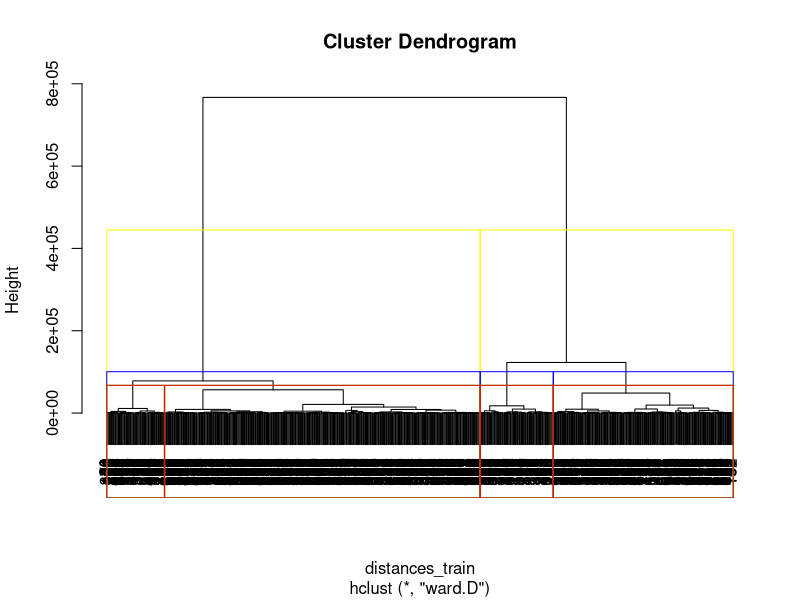

R code for this plot:
library(dplyr)

setwd("~/Documents/MSS/Personales/GitRepos/KSchool_dataScienceMaster/kschool/week13/Aprendizaje no Supervisado")

quality = read.table("data/quality_clean.csv",header=TRUE, sep=",")

str(quality)

quality <- quality %>% 
  select (-SpeechRatio.................)

quality_train <- quality %>% 
  filter(stage=="train") 

str(quality_train)
summary(quality_train)

apply(quality_train, 2, function(x) any(is.infinite(x)))

distances_train = dist(quality_train[5:13], method = "euclidean")


clusterTrain = hclust(distances_train, method = "ward.D")

dev.off()
plot(clusterTrain)

rect.hclust(clusterTrain, k=2, border="yellow")
rect.hclust(clusterTrain, k=3, border="blue")
rect.hclust(clusterTrain, k=4, border="green")

NumCluster=4

rect.hclust(clusterTrain, k=NumCluster, border="red")

quality_train$clusterGroups = cutree(clusterTrain, k = NumCluster)

table(quality_train$clusterGroups)

aggregate(quality_train[5:14], by = list(quality_train$clusterGroups), mean)









str(distances_train)



quality %>% 
  filter(filename == "RAW_SPK00002_F_P2105_L001_01_01_99_20180321_111544.wav")

quality %>% 
  group_by(filename ) %>% 
  summarise(n=n())



quality_eval <- quality %>% 
  filter(stage=="eval") 

str(quality_train)

quality_train %>% 
  group_by(filename ) %>% 
  summarise(n=n())
##### 4. Bloque de calculo de distancias #####
